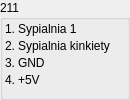
   <widget class="QGroupBox" name="groupBox_7">
    <property name="geometry">
     <rect>
      <x>1000</x>
      <y>590</y>
      <width>130</width>
      <height>100</height>
     </rect>
    </property>
    <property name="maximumSize">
     <size>
      <width>200</width>
      <height>100</height>
     </size>
    </property>
    <property name="title">
     <string>211</string>
    </property>
    <layout class="QFormLayout" name="formLayout_5">
     <property name="horizontalSpacing">
      <number>3</number>
     </property>
     <property name="verticalSpacing">
      <number>3</number>
     </property>
     <property name="leftMargin">
      <number>2</number>
     </property>
     <property name="topMargin">
      <number>2</number>
     </property>
     <property name="rightMargin">
      <number>2</number>
     </property>
     <property name="bottomMargin">
      <number>2</number>
     </property>
     <item row="0" column="0">
      <widget class="QLabel" name="label_183">
       <property name="text">
        <string>1.</string>
       </property>
      </widget>
     </item>
     <item row="0" column="1">
      <widget class="QLabel" name="label_184">
       <property name="text">
        <string>Sypialnia 1</string>
       </property>
      </widget>
     </item>
     <item row="1" column="0">
      <widget class="QLabel" name="label_185">
       <property name="text">
        <string>2.</string>
       </property>
      </widget>
     </item>
     <item row="1" column="1">
      <widget class="QLabel" name="label_186">
       <property name="text">
        <string>Sypialnia kinkiety</string>
       </property>
      </widget>
     </item>
     <item row="2" column="0">
      <widget class="QLabel" name="label_129">
       <property name="text">
        <string>3.</string>
       </property>
      </widget>
     </item>
     <item row="2" column="1">
      <widget class="QLabel" name="label_431">
       <property name="text">
        <string>GND</string>
       </property>
      </widget>
     </item>
     <item row="3" column="0">
      <widget class="QLabel" name="label_433">
       <property name="text">
        <string>4.</string>
       </property>
      </widget>
     </item>
     <item row="3" column="1">
      <widget class="QLabel" name="label_434">
       <property name="text">
        <string>+5V</string>
       </property>
      </widget>
     </item>
    </layout>
   </widget>
